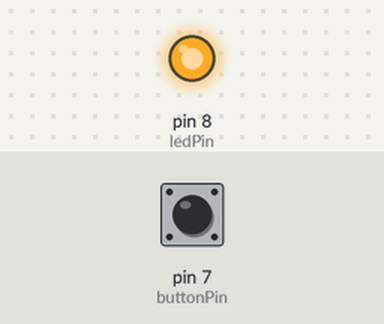
The sketch below on a simulated Arduino Uno, built with avr-gcc and run on an emulated ATmega328P. On the bench: output pins drawn as LEDs (lit = HIGH). The test bench sets the inputs (shaded band); at power-on: pin 7 (buttonPin) LOW.

Above: at 1.2 s.
1.3 s: pin 7 (buttonPin) pulled HIGH for 0.15 s
At 1.37 s:
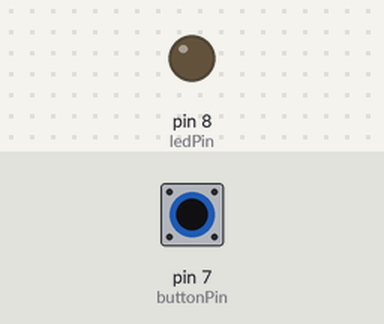
2.9 s: pin 7 (buttonPin) pulled HIGH for 3.2 s
At 6.5 s:
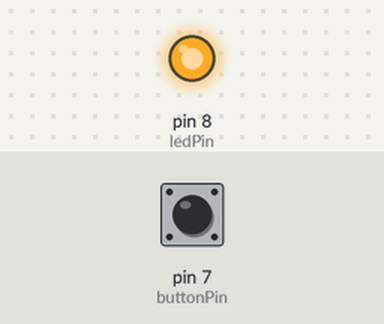
Timing chart, 0 to 8.0 s (numbered marks = the images above; inputs shaded):
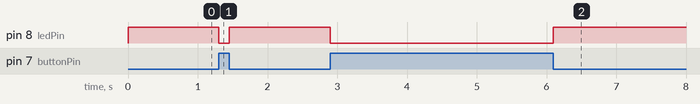

Measured:
- after the input at 1.3 s, pin 8 (ledPin): HIGH → LOW at once, → HIGH 0.15 s later
- after the input at 2.9 s, pin 8 (ledPin): HIGH → LOW at once, → HIGH 3.2 s later

The sketch:

Blink.ino
```cpp
//Constants
const int buttonPin = 7;
const int ledPin =  8;

//Variables
//int flag=0;
int val = 0;

void setup()
{
  pinMode(ledPin, OUTPUT);          // sets the digital pin 13 as output
  pinMode(buttonPin, INPUT);
}

void loop()
{
    val = digitalRead(buttonPin);
    if (val == HIGH) {
        digitalWrite(ledPin, LOW);
        //flag = 1;
    } else {
        // else if (val == LOW) {
        digitalWrite(ledPin, HIGH);
        //flag = 0;
    }
}
```
